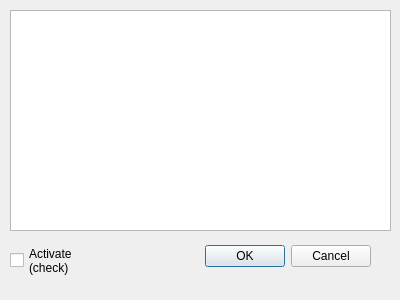
<?xml version="1.0" encoding="UTF-8"?>
<ui version="4.0">
 <class>HydroDataDialogBase</class>
 <widget class="QDialog" name="HydroDataDialogBase">
  <property name="geometry">
   <rect>
    <x>0</x>
    <y>0</y>
    <width>400</width>
    <height>300</height>
   </rect>
  </property>
  <property name="windowTitle">
   <string>Watershed Deliniation Tool</string>
  </property>
  <widget class="QDialogButtonBox" name="button_box">
   <property name="geometry">
    <rect>
     <x>30</x>
     <y>240</y>
     <width>341</width>
     <height>32</height>
    </rect>
   </property>
   <property name="orientation">
    <enum>Qt::Horizontal</enum>
   </property>
   <property name="standardButtons">
    <set>QDialogButtonBox::Cancel|QDialogButtonBox::Ok</set>
   </property>
  </widget>
  <widget class="QTextBrowser" name="txtFeedback">
   <property name="geometry">
    <rect>
     <x>10</x>
     <y>10</y>
     <width>381</width>
     <height>221</height>
    </rect>
   </property>
  </widget>
  <widget class="QCheckBox" name="chkActivate">
   <property name="geometry">
    <rect>
     <x>10</x>
     <y>240</y>
     <width>111</width>
     <height>41</height>
    </rect>
   </property>
   <property name="text">
    <string>Activate
(check)</string>
   </property>
  </widget>
 </widget>
 <resources/>
 <connections>
  <connection>
   <sender>button_box</sender>
   <signal>accepted()</signal>
   <receiver>HydroDataDialogBase</receiver>
   <slot>accept()</slot>
   <hints>
    <hint type="sourcelabel">
     <x>20</x>
     <y>20</y>
    </hint>
    <hint type="destinationlabel">
     <x>20</x>
     <y>20</y>
    </hint>
   </hints>
  </connection>
  <connection>
   <sender>button_box</sender>
   <signal>rejected()</signal>
   <receiver>HydroDataDialogBase</receiver>
   <slot>reject()</slot>
   <hints>
    <hint type="sourcelabel">
     <x>20</x>
     <y>20</y>
    </hint>
    <hint type="destinationlabel">
     <x>20</x>
     <y>20</y>
    </hint>
   </hints>
  </connection>
 </connections>
</ui>
